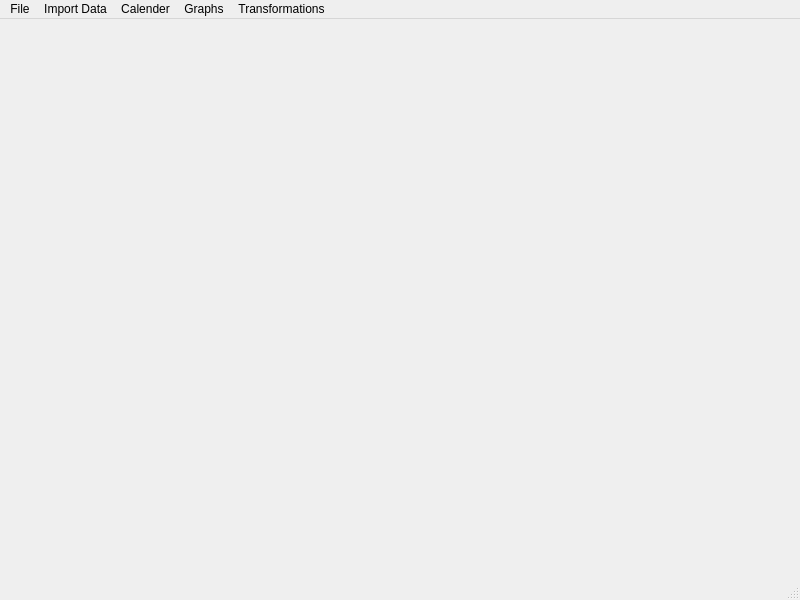
<?xml version="1.0" encoding="UTF-8"?>
<ui version="4.0">
 <class>MainWindow</class>
 <widget class="QMainWindow" name="MainWindow">
  <property name="enabled">
   <bool>true</bool>
  </property>
  <property name="geometry">
   <rect>
    <x>0</x>
    <y>0</y>
    <width>800</width>
    <height>600</height>
   </rect>
  </property>
  <property name="minimumSize">
   <size>
    <width>800</width>
    <height>600</height>
   </size>
  </property>
  <property name="maximumSize">
   <size>
    <width>800</width>
    <height>600</height>
   </size>
  </property>
  <property name="windowTitle">
   <string>MainWindow</string>
  </property>
  <widget class="QWidget" name="centralwidget">
   <widget class="QWidget" name="gridLayoutWidget">
    <property name="geometry">
     <rect>
      <x>0</x>
      <y>0</y>
      <width>801</width>
      <height>551</height>
     </rect>
    </property>
    <layout class="QGridLayout" name="mainLayout"/>
   </widget>
  </widget>
  <widget class="QMenuBar" name="menubar">
   <property name="geometry">
    <rect>
     <x>0</x>
     <y>0</y>
     <width>800</width>
     <height>21</height>
    </rect>
   </property>
   <widget class="QMenu" name="menuFile">
    <property name="title">
     <string>File</string>
    </property>
    <addaction name="actionExit"/>
   </widget>
   <widget class="QMenu" name="btn_ImportData">
    <property name="title">
     <string>Import Data</string>
    </property>
   </widget>
   <widget class="QMenu" name="btn_Calender">
    <property name="title">
     <string>Calender</string>
    </property>
   </widget>
   <widget class="QMenu" name="btn_Graphs">
    <property name="title">
     <string>Graphs</string>
    </property>
   </widget>
   <widget class="QMenu" name="btn_Transformations">
    <property name="title">
     <string>Transformations</string>
    </property>
   </widget>
   <addaction name="menuFile"/>
   <addaction name="btn_ImportData"/>
   <addaction name="btn_Calender"/>
   <addaction name="btn_Graphs"/>
   <addaction name="btn_Transformations"/>
  </widget>
  <widget class="QStatusBar" name="statusbar"/>
  <action name="actionExit">
   <property name="text">
    <string>Exit</string>
   </property>
  </action>
 </widget>
 <resources/>
 <connections/>
</ui>
